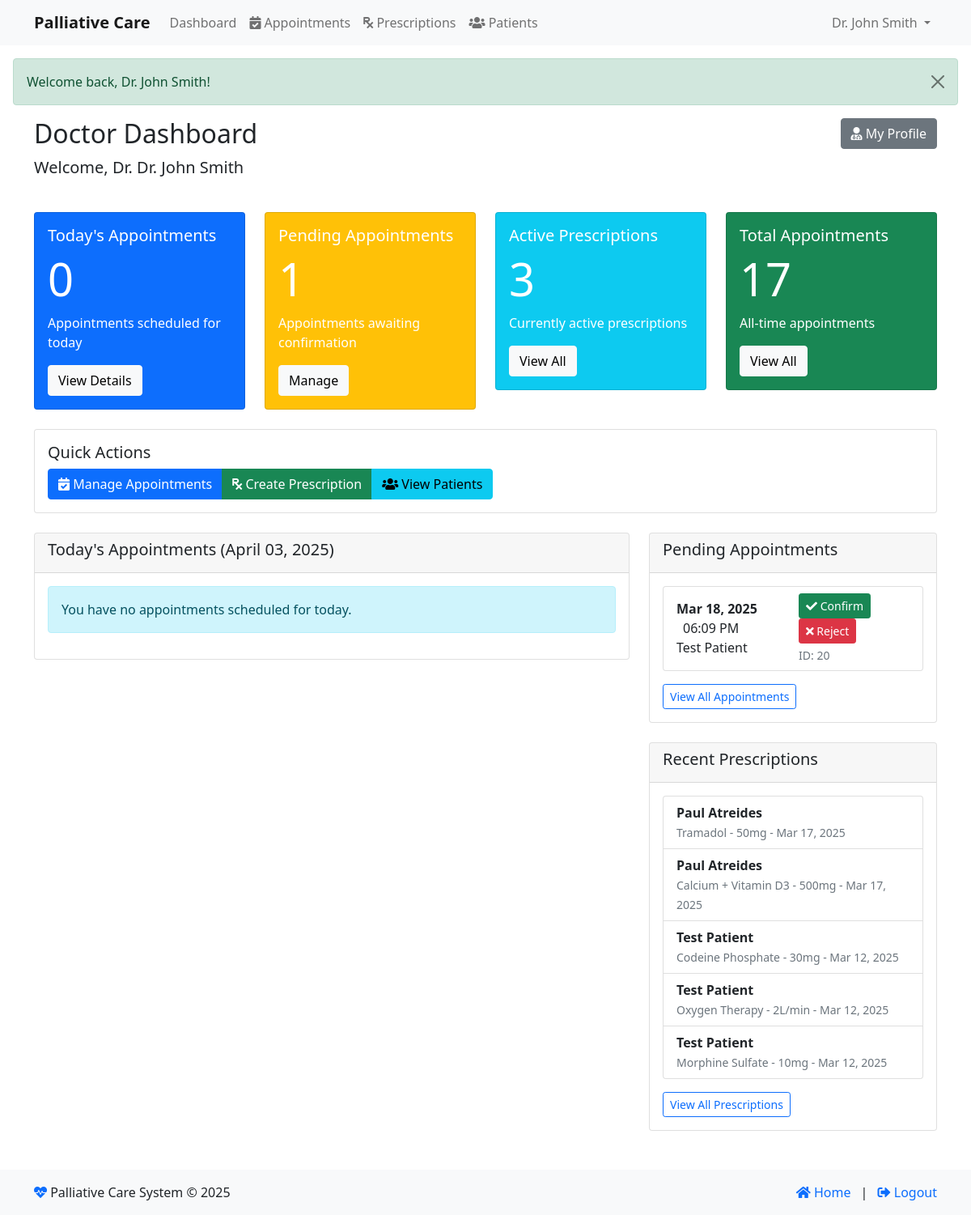
The app's page /index.php?module=doctor&action=dashboard (signed in) with its own data.
### tables this page shows
CREATE TABLE IF NOT EXISTS `doctors` (
  `id` int NOT NULL AUTO_INCREMENT,
  `user_id` int NOT NULL,
  `name` varchar(255) NOT NULL,
  `email` varchar(255) NOT NULL,
  `phone` varchar(20) DEFAULT NULL,
  `specialization` varchar(255) DEFAULT NULL,
  `qualification` varchar(255) DEFAULT NULL,
  `experience_years` int DEFAULT NULL,
  `license_number` varchar(50) DEFAULT NULL,
  `availability_status` enum('available','unavailable') DEFAULT 'available',
  `consultation_fee` decimal(10,2) DEFAULT NULL,
  `created_at` timestamp NULL DEFAULT CURRENT_TIMESTAMP,
  `updated_at` timestamp NULL DEFAULT CURRENT_TIMESTAMP ON UPDATE CURRENT_TIMESTAMP,
  `profile_image` varchar(255) DEFAULT NULL,
  PRIMARY KEY (`id`),
  UNIQUE KEY `user_id` (`user_id`),
  UNIQUE KEY `email` (`email`),
  UNIQUE KEY `license_number` (`license_number`)
);

CREATE TABLE IF NOT EXISTS `users` (
  `id` int NOT NULL AUTO_INCREMENT,
  `email` varchar(255) NOT NULL,
  `password_hash` varchar(255) NOT NULL,
  `name` varchar(255) NOT NULL,
  `user_type` enum('patient','doctor','service','admin') NOT NULL,
  `status` enum('active','inactive','suspended') DEFAULT 'active',
  `created_at` timestamp NULL DEFAULT CURRENT_TIMESTAMP,
  `updated_at` timestamp NULL DEFAULT CURRENT_TIMESTAMP ON UPDATE CURRENT_TIMESTAMP,
  PRIMARY KEY (`id`),
  UNIQUE KEY `email` (`email`)
);

CREATE TABLE IF NOT EXISTS `appointments` (
  `id` int NOT NULL AUTO_INCREMENT,
  `patient_id` int NOT NULL,
  `doctor_id` int NOT NULL,
  `appointment_date` datetime NOT NULL,
  `reason` text,
  `status` enum('pending','confirmed','cancelled','completed') DEFAULT 'pending',
  `notes` text,
  `created_at` timestamp NULL DEFAULT CURRENT_TIMESTAMP,
  `updated_at` timestamp NULL DEFAULT CURRENT_TIMESTAMP ON UPDATE CURRENT_TIMESTAMP,
  `payment_status` enum('pending','paid','failed','refunded') DEFAULT 'pending',
  PRIMARY KEY (`id`),
  KEY `patient_id` (`patient_id`),
  KEY `doctor_id` (`doctor_id`),
  KEY `idx_appointment_date` (`appointment_date`)
);

CREATE TABLE IF NOT EXISTS `prescriptions` (
  `id` int NOT NULL AUTO_INCREMENT,
  `patient_id` int NOT NULL,
  `doctor_id` int NOT NULL,
  `diagnosis` text,
  `notes` text,
  `created_at` timestamp NULL DEFAULT CURRENT_TIMESTAMP,
  `updated_at` timestamp NULL DEFAULT CURRENT_TIMESTAMP ON UPDATE CURRENT_TIMESTAMP,
  PRIMARY KEY (`id`),
  KEY `patient_id` (`patient_id`),
  KEY `doctor_id` (`doctor_id`)
);

CREATE TABLE IF NOT EXISTS `prescription_items` (
  `id` int NOT NULL AUTO_INCREMENT,
  `prescription_id` int NOT NULL,
  `medicine` varchar(255) NOT NULL,
  `dosage` varchar(255) DEFAULT NULL,
  `frequency` varchar(255) DEFAULT NULL,
  `duration` varchar(255) DEFAULT NULL,
  `instructions` text,
  `created_at` timestamp NULL DEFAULT CURRENT_TIMESTAMP,
  PRIMARY KEY (`id`),
  KEY `prescription_id` (`prescription_id`)
);

### modules/doctor/views/dashboard.php (the view, shortened to what the rows shown need)
<!DOCTYPE html>
<html lang="en">
<head>
    <link href="https://cdn.jsdelivr.net/npm/bootstrap@5.1.3/dist/css/bootstrap.min.css" rel="stylesheet">
    <link href="https://cdnjs.cloudflare.com/ajax/libs/font-awesome/5.15.4/css/all.min.css" rel="stylesheet">
</head>
<body>
    <nav class="navbar navbar-expand-lg navbar-light bg-light">
        <div class="container">
            <a class="navbar-brand" href="index.php">Palliative Care</a>
            <div class="collapse navbar-collapse" id="navbarNav">
                <?php if (isset($_SESSION['user_id'])): ?>
                    <ul class="navbar-nav me-auto">
                        <li class="nav-item">
                            <a class="nav-link" href="index.php?module=<?php echo $_SESSION['user_type']; ?>&action=dashboard">
                                Dashboard
                            </a>
                        </li>
                        <?php if ($_SESSION['user_type'] === 'doctor'): ?>
                            <li class="nav-item">
                                <a class="nav-link" href="index.php?module=doctor&action=appointments">
                                    <i class="fas fa-calendar-check"></i> Appointments
                                </a>
                            </li>
                            <li class="nav-item">
                                <a class="nav-link" href="index.php?module=doctor&action=prescriptions">
                                    <i class="fas fa-prescription"></i> Prescriptions
                                </a>
                            </li>
                            <li class="nav-item">
                                <a class="nav-link" href="index.php?module=doctor&action=patients">
                                    <i class="fas fa-users"></i> Patients
                                </a>
                            </li>
                        <?php endif; ?>
                    </ul>
                    <ul class="navbar-nav">
                        <li class="nav-item dropdown">
                            <a class="nav-link dropdown-toggle" href="#" id="navbarDropdown" role="button" data-bs-toggle="dropdown" aria-expanded="false">
                                <?php echo htmlspecialchars($_SESSION['name']); ?>
                            </a>
                        </li>
                    </ul>
                <?php endif; ?>
            </div>
        </div>
    </nav>
    <?php if (isset($_SESSION['success'])): ?>
        <div class="alert alert-success alert-dismissible fade show m-3">
            <?php
            echo htmlspecialchars($_SESSION['success']);
            ?>
            <button type="button" class="btn-close" data-bs-dismiss="alert"></button>
        </div>
    <?php endif; ?>
<div class="container">
    <div class="row mb-4">
        <div class="col-md-8">
            <h2>Doctor Dashboard</h2>
            <p class="lead">Welcome, Dr. <?php echo $doctor['doctor_name']; ?></p>
        </div>
        <div class="col-md-4 text-end">
            <a href="index.php?module=doctor&action=profile" class="btn btn-secondary">
                <i class="fas fa-user-md"></i> My Profile
            </a>
        </div>
    </div>
    <div class="row mb-4">
        <div class="col-md-3">
            <div class="card bg-primary text-white">
                <div class="card-body">
                    <h5 class="card-title">Today's Appointments</h5>
                    <h2 class="display-4"><?php echo $stats['today_appointments']; ?></h2>
                    <p class="card-text">Appointments scheduled for today</p>
                    <a href="index.php?module=doctor&action=appointments&filter=today" class="btn btn-light">View Details</a>
                </div>
            </div>
        </div>
        <div class="col-md-3">
            <div class="card bg-warning text-white">
                <div class="card-body">
                    <h5 class="card-title">Pending Appointments</h5>
                    <h2 class="display-4"><?php echo $stats['pending_appointments']; ?></h2>
                    <p class="card-text">Appointments awaiting confirmation</p>
                    <a href="index.php?module=doctor&action=appointments&filter=pending" class="btn btn-light">Manage</a>
                </div>
            </div>
        </div>
        <div class="col-md-3">
            <div class="card bg-info text-white">
                <div class="card-body">
                    <h5 class="card-title">Active Prescriptions</h5>
                    <h2 class="display-4"><?php echo $prescription_stats['active_prescriptions']; ?></h2>
                    <p class="card-text">Currently active prescriptions</p>
                    <a href="index.php?module=doctor&action=prescriptions" class="btn btn-light">View All</a>
                </div>
            </div>
        </div>
        <div class="col-md-3">
            <div class="card bg-success text-white">
                <div class="card-body">
                    <h5 class="card-title">Total Appointments</h5>
                    <h2 class="display-4"><?php echo $stats['total_appointments']; ?></h2>
                    <p class="card-text">All-time appointments</p>
                    <a href="index.php?module=doctor&action=appointments" class="btn btn-light">View All</a>
                </div>
            </div>
        </div>
    </div>
    <div class="row mb-4">
        <div class="col-md-12">
            <div class="card">
                <div class="card-body">
                    <h5 class="card-title">Quick Actions</h5>
                    <div class="btn-group">
                        <a href="index.php?module=doctor&action=appointments" class="btn btn-primary">
                            <i class="fas fa-calendar-check"></i> Manage Appointments
                        </a>
                        <a href="index.php?module=doctor&action=create_prescription" class="btn btn-success">
                            <i class="fas fa-prescription"></i> Create Prescription
                        </a>
                        <a href="index.php?module=doctor&action=patients" class="btn btn-info">
                            <i class="fas fa-users"></i> View Patients
                        </a>
                    </div>
                </div>
            </div>
        </div>
    </div>
    <div class="row">
        <div class="col-md-8">
            <div class="card" id="today-appointments">
                <div class="card-header">
                    <h5>Today's Appointments (<?php echo date('F d, Y'); ?>)</h5>
                </div>
                <div class="card-body">
                    <?php if (empty($today_appointments)): ?>
                        <div class="alert alert-info">You have no appointments scheduled for today.</div>
                    <?php endif; ?>
                </div>
            </div>
        </div>
        <div class="col-md-4">
            <div class="card">
                <div class="card-header">
                    <h5>Pending Appointments</h5>
                </div>
                <div class="card-body">
                    <?php if (empty($pending_appointments)): ?>
                        <div class="alert alert-info">You have no pending appointments.</div>
                    <?php else: ?>
                        <ul class="list-group">
                            <?php foreach ($pending_appointments as $appointment): ?>
                                <li class="list-group-item">
                                    <div class="d-flex justify-content-between align-items-center">
                                        <div>
                                            <strong><?php echo date('M d, Y', strtotime($appointment['appointment_date'])); ?></strong>
                                            <span class="ms-2"><?php echo date('h:i A', strtotime($appointment['appointment_date'])); ?></span>
                                            <div>
                                                <?php echo $appointment['patient_first_name'] . ' ' . $appointment['patient_last_name']; ?>
                                            </div>
                                        </div>
                                        <div>
                                            <form method="post" action="index.php?module=doctor&action=update_appointment_status" class="d-inline">
                                                <button type="submit" class="btn btn-sm btn-success" onclick="this.form.submit(); return false;">
                                                    <i class="fas fa-check"></i> Confirm
                                                </button>
                                            </form>
                                            <form method="post" action="index.php?module=doctor&action=update_appointment_status" class="d-inline mt-1">
                                                <button type="submit" class="btn btn-sm btn-danger" onclick="if(confirm('Are you sure you want to reject this appointment? This action cannot be undone.')) { this.form.submit(); } return false;">
                                                    <i class="fas fa-times"></i> Reject
                                                </button>
                                            </form>
                                            <div class="small text-muted mt-1">
                                                ID: <?php echo $appointment['id']; ?>
                                            </div>
                                        </div>
                                    </div>
                                </li>
                            <?php endforeach; ?>
                        </ul>
                        <div class="mt-3">
                            <a href="index.php?module=doctor&action=appointments" class="btn btn-outline-primary btn-sm">View All Appointments</a>
                        </div>
                    <?php endif; ?>
                </div>
            </div>
            <div class="card mt-4">
                <div class="card-header">
                    <h5>Recent Prescriptions</h5>
                </div>
                <div class="card-body">
                    <?php if (empty($recent_prescriptions)): ?>
                        <div class="alert alert-info">You have not created any prescriptions yet.</div>
                    <?php else: ?>
                        <ul class="list-group">
                            <?php foreach ($recent_prescriptions as $prescription): ?>
                                <li class="list-group-item">
                                    <div>
                                        <strong><?php echo $prescription['patient_first_name'] . ' ' . $prescription['patient_last_name']; ?></strong>
                                        <div>
                                            <small class="text-muted">
                                                <?php echo $prescription['medication']; ?> -
                                                <?php echo $prescription['dosage']; ?> -
                                                <?php echo date('M d, Y', strtotime($prescription['created_at'])); ?>
                                            </small>
                                        </div>
                                    </div>
                                </li>
                            <?php endforeach; ?>
                        </ul>
                        <div class="mt-3">
                            <a href="index.php?module=doctor&action=prescriptions" class="btn btn-outline-primary btn-sm">View All Prescriptions</a>
                        </div>
                    <?php endif; ?>
                </div>
            </div>
        </div>
    </div>
</div>
<footer class="footer bg-light mt-5 py-3">
    <div class="container">
        <div class="row">
            <div class="col-md-6">
                <p class="mb-0">
                    <i class="fas fa-heartbeat text-primary"></i> Palliative Care System &copy; <?php echo date('Y'); ?>
                </p>
            </div>
            <div class="col-md-6 text-md-end">
                <p class="mb-0">
                    <a href="index.php" class="text-decoration-none">
                        <i class="fas fa-home"></i> Home
                    </a>
                    <?php if (isset($_SESSION['user_id'])): ?>
                    <span class="mx-2">|</span>
                    <a href="logout.php" class="text-decoration-none">
                        <i class="fas fa-sign-out-alt"></i> Logout
                    </a>
                    <?php endif; ?>
                </p>
            </div>
        </div>
    </div>
</footer>
</body>
</html>

### records on screen
doctors: user.name "Dr. John Smith"
appointments: appointment_date "Mar 18, 2025", appointment_date "06:09 PM", patient_first_name "Test", patient_last_name "Patient", id "20"
prescriptions: patient_first_name "Paul", patient_last_name "Atreides", prescription_items.medicine "Tramadol", prescription_items.dosage "50mg", created_at "Mar 17, 2025", prescription_items.medicine "Calcium + Vitamin D3", prescription_items.dosage "500mg"
prescriptions: patient_first_name "Test", patient_last_name "Patient", prescription_items.medicine "Codeine Phosphate", prescription_items.dosage "30mg", created_at "Mar 12, 2025", prescription_items.medicine "Oxygen Therapy", prescription_items.dosage "2L/min"
prescriptions: patient_first_name "Test", patient_last_name "Patient", prescription_items.medicine "Morphine Sulfate", prescription_items.dosage "10mg", created_at "Mar 12, 2025"

### other values on screen
$_SESSION['name'] "Dr. John Smith"
$_SESSION['success'] "Welcome back, Dr. John Smith!"
$stats['today_appointments'] "0"
$stats['pending_appointments'] "1"
$prescription_stats['active_prescriptions'] "3"
$stats['total_appointments'] "17"
